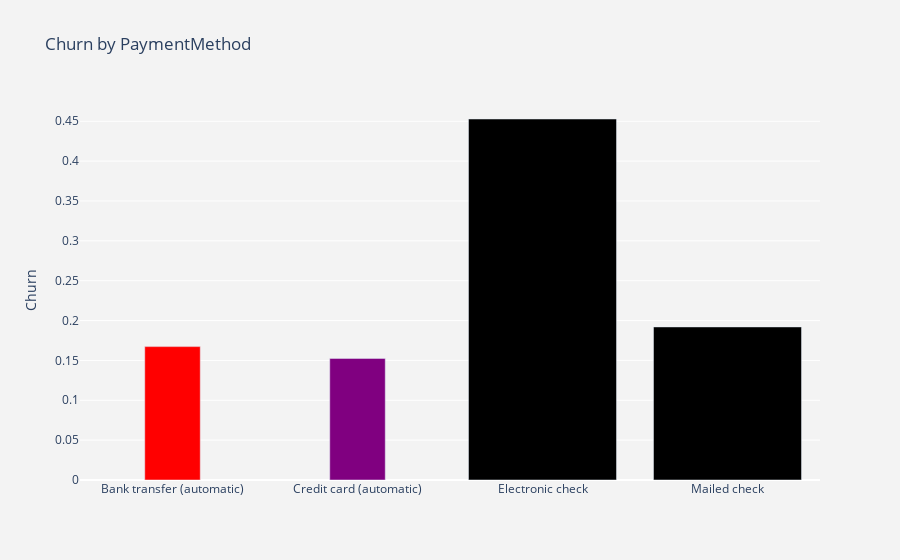

Notebook source saved alongside this figure:
### Markdown cell above
### *Q*3. Does the payment method have an impact on customer churn?

### Code cell
#visualize churn by PaymentMethod
plot_by_PaymentMethod = df.groupby('PaymentMethod').Churn.mean().reset_index()
plot_data = [go.Bar(
    x=plot_by_PaymentMethod['PaymentMethod'],
    y=plot_by_PaymentMethod['Churn'],
    width=[0.3, 0.3],
    marker=dict(color=['red','purple'])
)]
plot_layout = go.Layout(
    xaxis={"type":"category"},
    yaxis={"title":"Churn"},
    title='Churn by PaymentMethod',
    plot_bgcolor='rgb(243,243,243)',
    paper_bgcolor='rgb(243,243,243)',
)
fig = go.Figure(data=plot_data,layout=plot_layout) 
po.iplot(fig)

### Figure 1 — Plotly figure (JSON) as saved in the notebook; plotly's stock layout.template omitted (floating-point values rounded to 4 significant figures)
{"data": [{"marker": {"color": ["red", "purple"]}, "type": "bar", "width": [0.3, 0.3], "x": ["Bank transfer (automatic)", "Credit card (automatic)", "Electronic check", "Mailed check"], "y": [0.1673, 0.1525, 0.4529, 0.192]}], "layout": {"paper_bgcolor": "rgb(243,243,243)", "plot_bgcolor": "rgb(243,243,243)", "title": {"text": "Churn by PaymentMethod"}, "xaxis": {"type": "category"}, "yaxis": {"title": {"text": "Churn"}}}}
